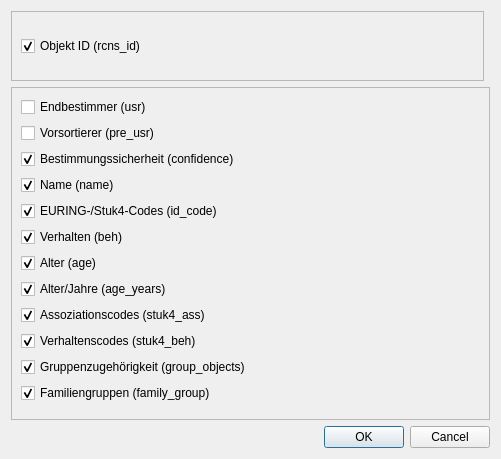
<?xml version="1.0" encoding="UTF-8"?>
<ui version="4.0">
 <class>ColumnOptions</class>
 <widget class="QDialog" name="ColumnOptions">
  <property name="geometry">
   <rect>
    <x>0</x>
    <y>0</y>
    <width>501</width>
    <height>459</height>
   </rect>
  </property>
  <property name="windowTitle">
   <string>Spaltenauswahl</string>
  </property>
  <layout class="QGridLayout" name="gridLayout">
   <item row="1" column="0" colspan="2">
    <widget class="QFrame" name="frame">
     <property name="frameShape">
      <enum>QFrame::StyledPanel</enum>
     </property>
     <property name="frameShadow">
      <enum>QFrame::Raised</enum>
     </property>
     <layout class="QVBoxLayout" name="verticalLayout">
      <item>
       <widget class="QCheckBox" name="box_usr">
        <property name="text">
         <string>Endbestimmer (usr)</string>
        </property>
        <property name="dbvalue" stdset="0">
         <string>usr</string>
        </property>
        <attribute name="buttonGroup">
         <string notr="true">buttongroup_column_boxes</string>
        </attribute>
       </widget>
      </item>
      <item>
       <widget class="QCheckBox" name="box_pre_usr">
        <property name="text">
         <string>Vorsortierer (pre_usr)</string>
        </property>
        <property name="dbvalue" stdset="0">
         <string>pre_usr</string>
        </property>
        <attribute name="buttonGroup">
         <string notr="true">buttongroup_column_boxes</string>
        </attribute>
       </widget>
      </item>
      <item>
       <widget class="QCheckBox" name="box_confidence">
        <property name="sizePolicy">
         <sizepolicy hsizetype="Minimum" vsizetype="Preferred">
          <horstretch>0</horstretch>
          <verstretch>0</verstretch>
         </sizepolicy>
        </property>
        <property name="text">
         <string>Bestimmungssicherheit (confidence)</string>
        </property>
        <property name="checked">
         <bool>true</bool>
        </property>
        <property name="dbvalue" stdset="0">
         <string>confidence</string>
        </property>
        <attribute name="buttonGroup">
         <string notr="true">buttongroup_column_boxes</string>
        </attribute>
       </widget>
      </item>
      <item>
       <widget class="QCheckBox" name="box_name">
        <property name="sizePolicy">
         <sizepolicy hsizetype="Minimum" vsizetype="Preferred">
          <horstretch>0</horstretch>
          <verstretch>0</verstretch>
         </sizepolicy>
        </property>
        <property name="text">
         <string>Name (name)</string>
        </property>
        <property name="checked">
         <bool>true</bool>
        </property>
        <property name="dbvalue" stdset="0">
         <string>name</string>
        </property>
        <attribute name="buttonGroup">
         <string notr="true">buttongroup_column_boxes</string>
        </attribute>
       </widget>
      </item>
      <item>
       <widget class="QCheckBox" name="box_id_code">
        <property name="sizePolicy">
         <sizepolicy hsizetype="Minimum" vsizetype="Preferred">
          <horstretch>0</horstretch>
          <verstretch>0</verstretch>
         </sizepolicy>
        </property>
        <property name="text">
         <string>EURING-/Stuk4-Codes (id_code)</string>
        </property>
        <property name="checked">
         <bool>true</bool>
        </property>
        <property name="dbvalue" stdset="0">
         <string>id_code</string>
        </property>
        <attribute name="buttonGroup">
         <string notr="true">buttongroup_column_boxes</string>
        </attribute>
       </widget>
      </item>
      <item>
       <widget class="QCheckBox" name="box_beh">
        <property name="sizePolicy">
         <sizepolicy hsizetype="Minimum" vsizetype="Preferred">
          <horstretch>0</horstretch>
          <verstretch>0</verstretch>
         </sizepolicy>
        </property>
        <property name="text">
         <string>Verhalten (beh)</string>
        </property>
        <property name="checked">
         <bool>true</bool>
        </property>
        <property name="dbvalue" stdset="0">
         <string>beh</string>
        </property>
        <attribute name="buttonGroup">
         <string notr="true">buttongroup_column_boxes</string>
        </attribute>
       </widget>
      </item>
      <item>
       <widget class="QCheckBox" name="box_age">
        <property name="sizePolicy">
         <sizepolicy hsizetype="Minimum" vsizetype="Preferred">
          <horstretch>0</horstretch>
          <verstretch>0</verstretch>
         </sizepolicy>
        </property>
        <property name="text">
         <string>Alter (age)</string>
        </property>
        <property name="checked">
         <bool>true</bool>
        </property>
        <property name="dbvalue" stdset="0">
         <string>age</string>
        </property>
        <attribute name="buttonGroup">
         <string notr="true">buttongroup_column_boxes</string>
        </attribute>
       </widget>
      </item>
      <item>
       <widget class="QCheckBox" name="box_age_year">
        <property name="sizePolicy">
         <sizepolicy hsizetype="Minimum" vsizetype="Preferred">
          <horstretch>0</horstretch>
          <verstretch>0</verstretch>
         </sizepolicy>
        </property>
        <property name="text">
         <string>Alter/Jahre (age_years)</string>
        </property>
        <property name="checked">
         <bool>true</bool>
        </property>
        <property name="dbvalue" stdset="0">
         <string>age_year</string>
        </property>
        <attribute name="buttonGroup">
         <string notr="true">buttongroup_column_boxes</string>
        </attribute>
       </widget>
      </item>
      <item>
       <widget class="QCheckBox" name="box_stuk4_ass">
        <property name="sizePolicy">
         <sizepolicy hsizetype="Minimum" vsizetype="Preferred">
          <horstretch>0</horstretch>
          <verstretch>0</verstretch>
         </sizepolicy>
        </property>
        <property name="text">
         <string>Assoziationscodes (stuk4_ass)</string>
        </property>
        <property name="checked">
         <bool>true</bool>
        </property>
        <property name="dbvalue" stdset="0">
         <string>stuk4_ass</string>
        </property>
        <attribute name="buttonGroup">
         <string notr="true">buttongroup_column_boxes</string>
        </attribute>
       </widget>
      </item>
      <item>
       <widget class="QCheckBox" name="box_stuk4_beh">
        <property name="sizePolicy">
         <sizepolicy hsizetype="Minimum" vsizetype="Preferred">
          <horstretch>0</horstretch>
          <verstretch>0</verstretch>
         </sizepolicy>
        </property>
        <property name="text">
         <string>Verhaltenscodes (stuk4_beh)</string>
        </property>
        <property name="checked">
         <bool>true</bool>
        </property>
        <property name="dbvalue" stdset="0">
         <string>stuk4_beh</string>
        </property>
        <attribute name="buttonGroup">
         <string notr="true">buttongroup_column_boxes</string>
        </attribute>
       </widget>
      </item>
      <item>
       <widget class="QCheckBox" name="box_group_objects">
        <property name="sizePolicy">
         <sizepolicy hsizetype="Minimum" vsizetype="Preferred">
          <horstretch>0</horstretch>
          <verstretch>0</verstretch>
         </sizepolicy>
        </property>
        <property name="text">
         <string>Gruppenzugehörigkeit (group_objects)</string>
        </property>
        <property name="checked">
         <bool>true</bool>
        </property>
        <property name="dbvalue" stdset="0">
         <string>group_objects</string>
        </property>
        <attribute name="buttonGroup">
         <string notr="true">buttongroup_column_boxes</string>
        </attribute>
       </widget>
      </item>
      <item>
       <widget class="QCheckBox" name="box_family_group">
        <property name="sizePolicy">
         <sizepolicy hsizetype="Minimum" vsizetype="Preferred">
          <horstretch>0</horstretch>
          <verstretch>0</verstretch>
         </sizepolicy>
        </property>
        <property name="text">
         <string>Familiengruppen (family_group)</string>
        </property>
        <property name="checked">
         <bool>true</bool>
        </property>
        <property name="dbvalue" stdset="0">
         <string>family_group</string>
        </property>
        <attribute name="buttonGroup">
         <string notr="true">buttongroup_column_boxes</string>
        </attribute>
       </widget>
      </item>
      <item>
       <spacer name="verticalSpacer">
        <property name="orientation">
         <enum>Qt::Vertical</enum>
        </property>
        <property name="sizeHint" stdset="0">
         <size>
          <width>20</width>
          <height>40</height>
         </size>
        </property>
       </spacer>
      </item>
     </layout>
     <zorder>box_id_code</zorder>
     <zorder>box_family_group</zorder>
     <zorder>box_stuk4_beh</zorder>
     <zorder>box_confidence</zorder>
     <zorder>box_stuk4_ass</zorder>
     <zorder>box_group_objects</zorder>
     <zorder>box_beh</zorder>
     <zorder>box_age_year</zorder>
     <zorder>box_name</zorder>
     <zorder>box_age</zorder>
     <zorder>box_usr</zorder>
     <zorder>box_pre_usr</zorder>
     <zorder>verticalSpacer</zorder>
    </widget>
   </item>
   <item row="5" column="0" colspan="2">
    <widget class="QDialogButtonBox" name="buttonBox">
     <property name="orientation">
      <enum>Qt::Horizontal</enum>
     </property>
     <property name="standardButtons">
      <set>QDialogButtonBox::Cancel|QDialogButtonBox::Ok</set>
     </property>
    </widget>
   </item>
   <item row="0" column="0">
    <widget class="QScrollArea" name="scrollArea">
     <property name="widgetResizable">
      <bool>true</bool>
     </property>
     <widget class="QWidget" name="scrollAreaWidgetContents">
      <property name="geometry">
       <rect>
        <x>0</x>
        <y>0</y>
        <width>479</width>
        <height>70</height>
       </rect>
      </property>
      <layout class="QVBoxLayout" name="verticalLayout_2">
       <item>
        <widget class="QCheckBox" name="box_rcns_id">
         <property name="sizePolicy">
          <sizepolicy hsizetype="Minimum" vsizetype="Preferred">
           <horstretch>0</horstretch>
           <verstretch>0</verstretch>
          </sizepolicy>
         </property>
         <property name="text">
          <string>Objekt ID (rcns_id)</string>
         </property>
         <property name="checked">
          <bool>true</bool>
         </property>
         <property name="dbvalue" stdset="0">
          <string>rcns_id</string>
         </property>
         <attribute name="buttonGroup">
          <string notr="true">buttongroup_column_boxes</string>
         </attribute>
        </widget>
       </item>
      </layout>
     </widget>
    </widget>
   </item>
  </layout>
 </widget>
 <resources/>
 <connections>
  <connection>
   <sender>buttonBox</sender>
   <signal>accepted()</signal>
   <receiver>ColumnOptions</receiver>
   <slot>accept()</slot>
   <hints>
    <hint type="sourcelabel">
     <x>248</x>
     <y>254</y>
    </hint>
    <hint type="destinationlabel">
     <x>157</x>
     <y>274</y>
    </hint>
   </hints>
  </connection>
  <connection>
   <sender>buttonBox</sender>
   <signal>rejected()</signal>
   <receiver>ColumnOptions</receiver>
   <slot>reject()</slot>
   <hints>
    <hint type="sourcelabel">
     <x>316</x>
     <y>260</y>
    </hint>
    <hint type="destinationlabel">
     <x>286</x>
     <y>274</y>
    </hint>
   </hints>
  </connection>
 </connections>
 <buttongroups>
  <buttongroup name="buttongroup_column_boxes">
   <property name="exclusive">
    <bool>false</bool>
   </property>
  </buttongroup>
 </buttongroups>
</ui>
